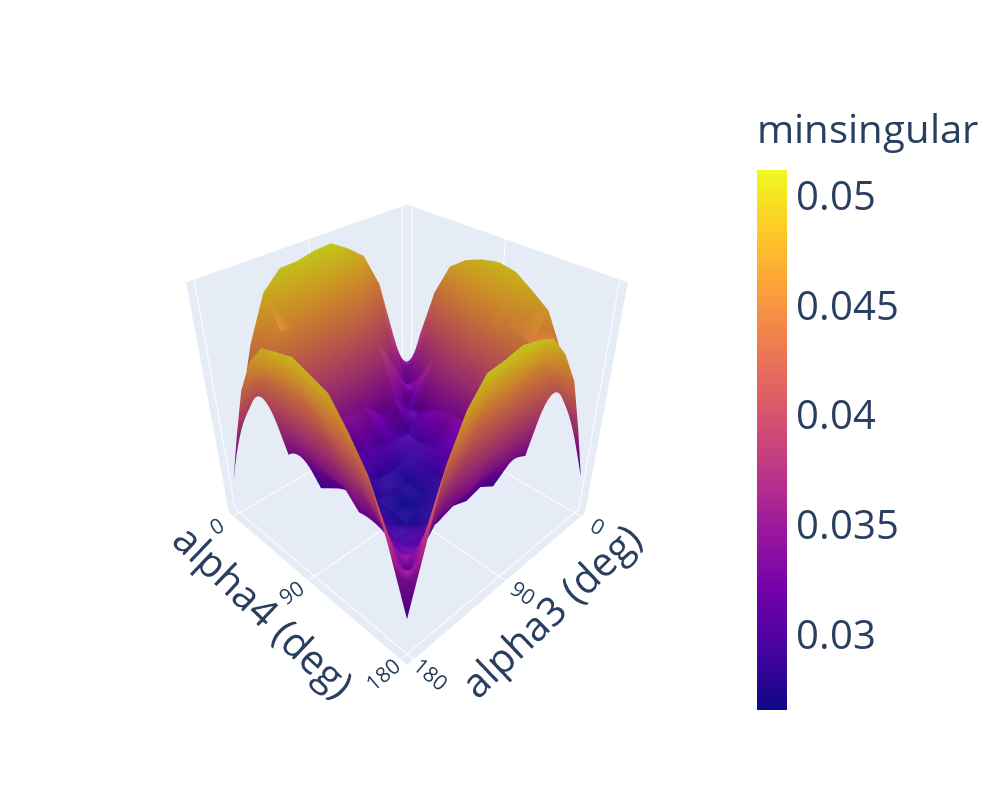
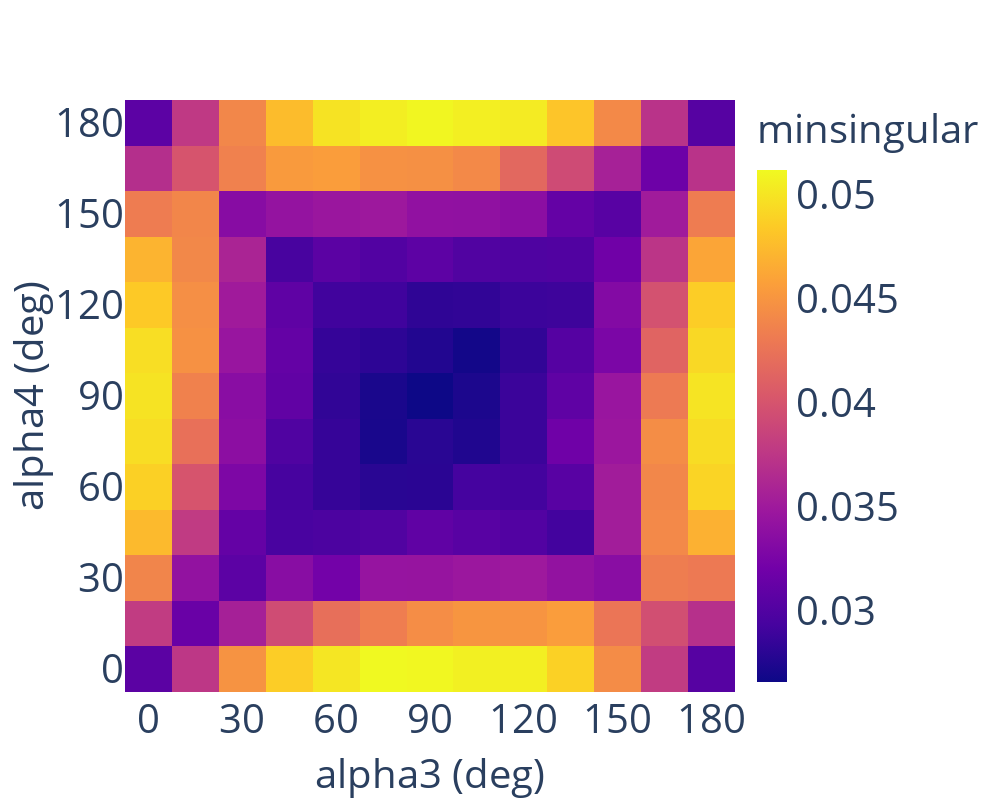

Write notebook code for charts like these, in order.
### Markdown cell above
### Global Indice - Minimum Singular Value
$$
\sigma_{\text{min}}
$$

### Code cell
np.random.seed(42)

# from 0, 10, 20, ..., 180 deg for alpha
alpha_list_deg3 = np.arange(0, 181, 15)
alpha_list_rad3 = np.deg2rad(alpha_list_deg3)
alpha_list_deg4 = np.arange(0, 181, 15)
alpha_list_rad4 = np.deg2rad(alpha_list_deg4)
print(f"alpha 3: {alpha_list_deg3}")
print(f"alpha 4: {alpha_list_deg4}")

method = "minsingular"
axes = "all"

# isRun = True
# isSave = True

isSave = False
isRun = False

if isRun:
    res, res_mat = evaluate_alpha_effect(
        alpha_list_rad3, alpha_list_rad4, isSave=True, method=method, axes=axes
    )
if not isRun:
    npzfile = np.load(f"data/two_alpha/{method}_{axes}.npz")
    res = npzfile["results"]
    res_mat = npzfile["res_mat"]


plot_global_index_results(
    alpha_list_deg3,
    alpha_list_deg4,
    res_mat,
    plot_type="surface",
    method=method,
    axes=axes,
    isSave=isSave,
)

plot_global_index_results(
    alpha_list_deg3,
    alpha_list_deg4,
    res_mat,
    plot_type="heatmap",
    method=method,
    axes=axes,
    isSave=isSave,
)

### Figure 1 — Plotly figure (JSON) as saved in the notebook; plotly's stock layout.template omitted (floating-point values rounded to 4 significant figures; data arrays with more than 128 entries replaced by an {"elided": "..."} marker saying what was removed)
{"data": [{"colorbar": {"tickfont": {"size": 40}, "title": {"font": {"size": 40}, "text": "minsingular"}}, "type": "surface", "x": [0, 15, 30, 45, 60, 75, 90, 105, 120, 135, 150, 165, 180], "y": [0, 15, 30, 45, 60, 75, 90, 105, 120, 135, 150, 165, 180], "z": {"elided": "13x13 float values"}}], "layout": {"autosize": true, "height": 800, "scene": {"camera": {"eye": {"x": 1.55, "y": 1.55, "z": 1.55}, "up": {"x": 0, "y": 0, "z": 1}}, "xaxis": {"dtick": 90, "tickfont": {"size": 16}, "title": {"font": {"size": 40}, "text": "alpha3 (deg)"}}, "yaxis": {"dtick": 90, "tickfont": {"size": 16}, "title": {"font": {"size": 40}, "text": "alpha4 (deg)"}}, "zaxis": {"dtick": 90, "tickfont": {"size": 16}, "title": {"font": {"size": 40}, "text": ""}}}, "width": 1000, "xaxis": {"dtick": 30, "tickfont": {"size": 40}, "title": {"font": {"size": 40}, "text": "alpha3 (deg)"}}, "yaxis": {"dtick": 30, "tickfont": {"size": 40}, "title": {"font": {"size": 40}, "text": "alpha4 (deg)"}}}}

### Figure 2 — Plotly figure (JSON) as saved in the notebook; plotly's stock layout.template omitted (floating-point values rounded to 4 significant figures; data arrays with more than 128 entries replaced by an {"elided": "..."} marker saying what was removed)
{"data": [{"colorbar": {"tickfont": {"size": 40}, "title": {"font": {"size": 40}, "text": "minsingular"}}, "type": "heatmap", "x": [0, 15, 30, 45, 60, 75, 90, 105, 120, 135, 150, 165, 180], "y": [0, 15, 30, 45, 60, 75, 90, 105, 120, 135, 150, 165, 180], "z": {"elided": "13x13 float values"}}], "layout": {"autosize": true, "height": 800, "width": 1000, "xaxis": {"dtick": 30, "tickfont": {"size": 40}, "title": {"font": {"size": 40}, "text": "alpha3 (deg)"}}, "yaxis": {"dtick": 30, "tickfont": {"size": 40}, "title": {"font": {"size": 40}, "text": "alpha4 (deg)"}}}}
